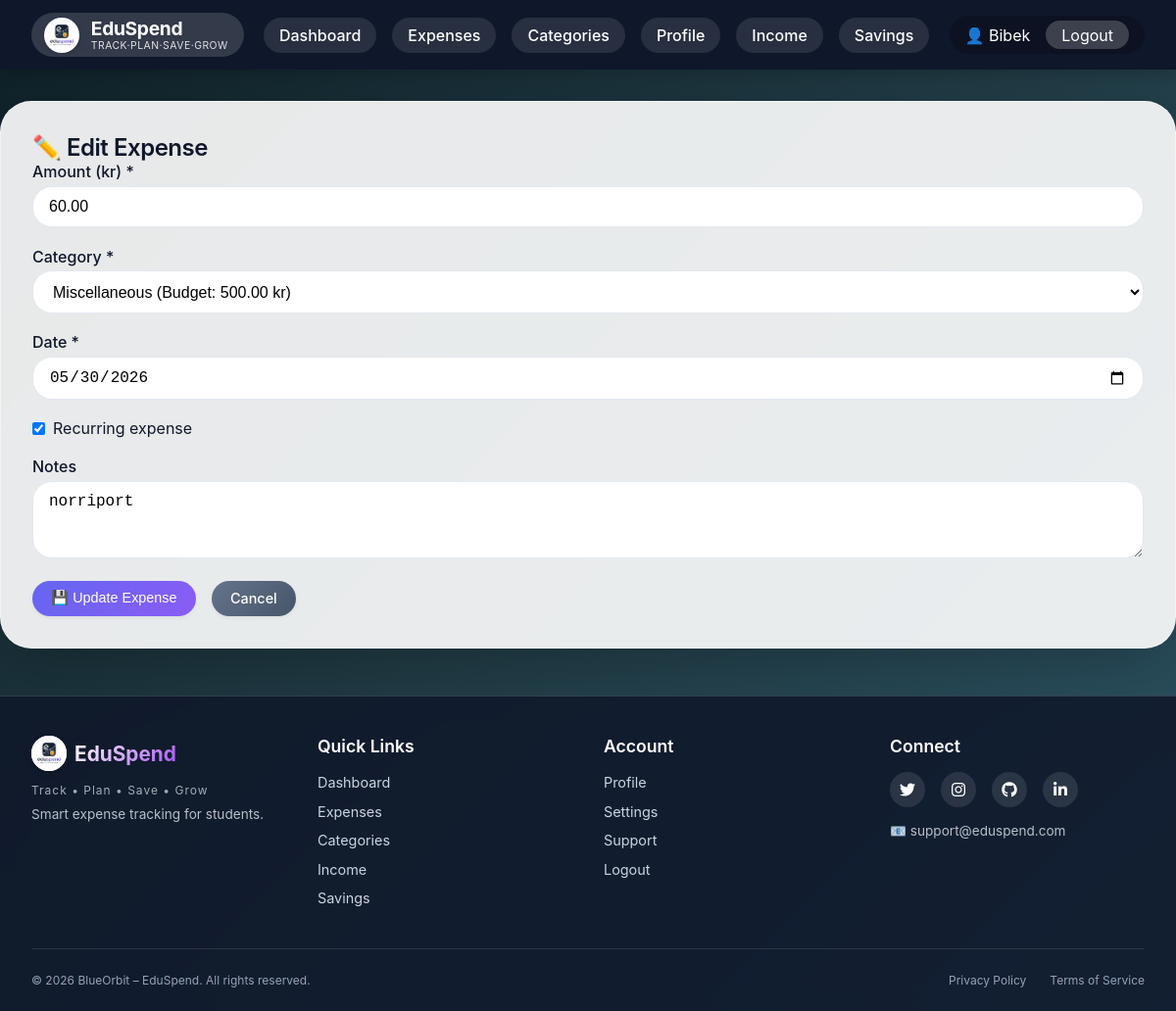
The page /modules/expense/edit.php?id=44 (signed in) on the database its author committed.
### tables this page shows
CREATE TABLE `tblexpense` (
  `ExpenseID` int(11) NOT NULL,
  `Amount` decimal(10,2) NOT NULL,
  `CategoryID` int(11) NOT NULL,
  `ExpenseDate` date NOT NULL,
  `IsRecurring` tinyint(1) DEFAULT 0,
  `StudentID` int(11) NOT NULL,
  `Notes` varchar(255) DEFAULT NULL,
  `deleted_at` datetime DEFAULT NULL
);

CREATE TABLE `tblcategory` (
  `CategoryID` int(11) NOT NULL,
  `CategoryName` varchar(50) NOT NULL,
  `BudgetLimit` decimal(10,2) NOT NULL,
  `IsActive` tinyint(1) DEFAULT 1,
  `CreatedDate` date NOT NULL,
  `Description` varchar(200) DEFAULT NULL
);

### includes/Expense.php (called while the page is built, shortened)
<?php
require_once __DIR__ . '/config.php';
class Expense {
    public function __construct($data = null) {
        if ($data) {
            $this->amount = $data['Amount'] ?? null;
            $this->categoryId = $data['CategoryID'] ?? null;
            $this->expenseDate = $data['ExpenseDate'] ?? null;
            $this->isRecurring = $data['IsRecurring'] ?? 0;
            $this->notes = $data['Notes'] ?? null;
        }
    }
    public static function find($id, $withTrashed = false) {
        global $pdo;
        $sql = "SELECT * FROM tblExpense WHERE ExpenseID = ?";
        if (!$withTrashed) $sql .= " AND deleted_at IS NULL";
        $stmt = $pdo->prepare($sql);
        $stmt->execute([$id]);
        $data = $stmt->fetch(PDO::FETCH_ASSOC);
        return $data ? new Expense($data) : null;
    }
}
?>

### modules/expense/edit.php (the view, shortened to what this page needs)
<?php
require_once '../../includes/header.php';
require_once '../../includes/Expense.php';
require_once '../../includes/Category.php';
$expense_id = isset($_GET['id']) ? (int)$_GET['id'] : 0;
$expense = Expense::find($expense_id);
$categories = $pdo->query("SELECT CategoryID, CategoryName, BudgetLimit FROM tblCategory WHERE IsActive = 1")->fetchAll();
?>
<h2>✏️ Edit Expense</h2>
<form method="post" class="modern-form">
    <div class="form-group">
        <label>Amount (kr) *</label>
        <input type="number" step="0.01" name="amount" value="<?= htmlspecialchars($expense->amount) ?>" required>
    </div>
    <div class="form-group">
        <label>Category *</label>
        <select name="category_id" required>
            <?php foreach ($categories as $cat): ?>
                <option value="<?= $cat['CategoryID'] ?>" <?= $expense->categoryId == $cat['CategoryID'] ? 'selected' : '' ?>>
                    <?= htmlspecialchars($cat['CategoryName']) ?> (Budget: <?= number_format($cat['BudgetLimit'], 2) ?> kr)
                </option>
            <?php endforeach; ?>
        </select>
    </div>
    <div class="form-group">
        <label>Date *</label>
        <input type="date" name="expense_date" value="<?= htmlspecialchars($expense->expenseDate) ?>" required>
    </div>
    <div class="form-group checkbox-group">
        <label class="checkbox-inline">
            <input type="checkbox" name="is_recurring" <?= $expense->isRecurring ? 'checked' : '' ?>>
            <span>Recurring expense</span>
        </label>
    </div>
    <div class="form-group">
        <label>Notes</label>
        <textarea name="notes" rows="3"><?= htmlspecialchars($expense->notes) ?></textarea>
    </div>
    <div class="form-actions">
        <button type="submit" class="btn">💾 Update Expense</button>
        <a href="view.php" class="btn btn-secondary">Cancel</a>
    </div>
</form>
<?php require_once '../../includes/footer.php'; ?>

### assets/css/style.css (style rules this page uses)
:root { --primary: #6366f1; --primary-dark: #4f46e5; --secondary: #10b981; --danger: #f43f5e; --warning: #f59e0b; --dark: #0f172a; --light: #f8fafc; --gray: #64748b; --glass: rgba(255, 255, 255, 0.2); --glass-border: rgba(255, 255, 255, 0.3); }
* { margin: 0; padding: 0; box-sizing: border-box; }
body { background: linear-gradient(135deg, #0f2027, #203a43, #2c5364); background-attachment: fixed; font-family: 'Inter', system-ui, -apple-system, 'Segoe UI', Roboto, Helvetica, Arial, sans-serif; min-height: 100vh; color: var(--dark); }
h1, h2, h3 { color: var(--dark); font-weight: 600; letter-spacing: -0.02em; }
.form-group { margin-bottom: 1.2rem; }
label { display: block; font-weight: 500; margin-bottom: 0.3rem; color: var(--dark); }
input, select, textarea { width: 100%; padding: 0.7rem 1rem; border: 1px solid #e2e8f0; border-radius: 20px; font-size: 1rem; transition: all 0.2s; background: white; }
.checkbox-group { margin-bottom: 1.2rem; }
.checkbox-inline { display: flex; align-items: center; gap: 0.5rem; cursor: pointer; font-weight: normal; }
.checkbox-inline input { width: auto; margin: 0; }
.checkbox-inline span { color: var(--dark); }
.btn { display: inline-block; background: linear-gradient(135deg, #6366f1, #8b5cf6); color: white; padding: 0.6rem 1.2rem; border: none; border-radius: 40px; cursor: pointer; text-decoration: none; font-size: 0.9rem; font-weight: 500; transition: all 0.2s; box-shadow: 0 2px 4px rgba(0,0,0,0.05); }
.btn-secondary { background: linear-gradient(135deg, #64748b, #475569); }
.form-actions { display: flex; gap: 1rem; margin-top: 1rem; }

### rows shown on the page
tblexpense: amount "60.00", category_id "Miscellaneous (Budget: 500.00 kr)", expense_date "05/30/2026", IsRecurring "☑", notes "norriport"

### other values the page prints
$_SESSION['user_name'] "Bibek"
